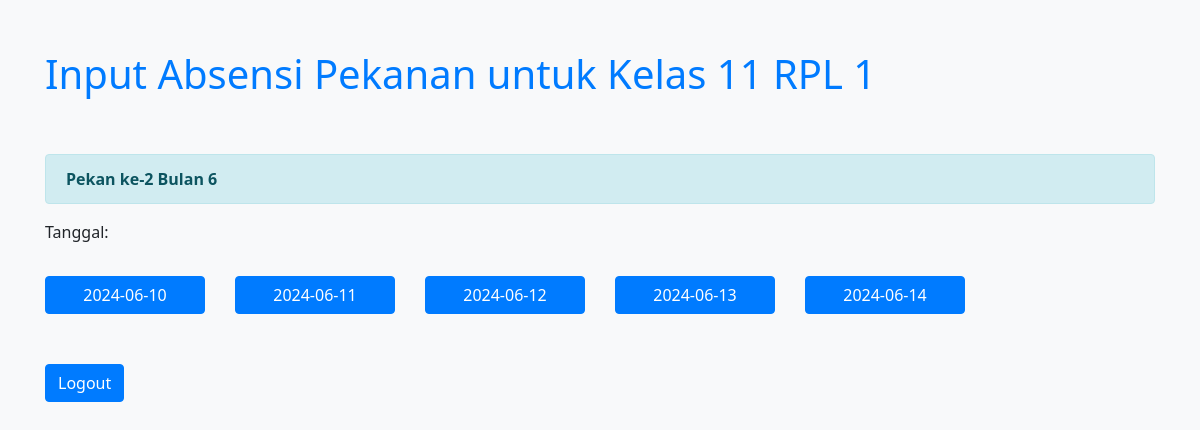
Screenshot of /Proyek/ketua_kelas.php (signed in) with the database file from the repository.
### tables this page shows
CREATE TABLE `tb_kelas` (
  `id` int(20) NOT NULL,
  `nama` varchar(25) NOT NULL,
  `id_ketua_kelas` int(25) NOT NULL
);

CREATE TABLE `rentang_pekanan` (
  `id` int(20) NOT NULL,
  `tgl_awal` date NOT NULL,
  `tgl_akhir` date NOT NULL,
  `pekan_ke` varchar(20) NOT NULL,
  `bulan` varchar(20) NOT NULL
);

### Proyek/ketua_kelas.php (the view, shortened to what this page needs)
<?php
    include('db.php');
    $ketua_kelas_id = $_SESSION['user_id'];
    $sql_rentang = "SELECT * FROM rentang_pekanan";
    $result = $conn->query($sql_rentang);
    $pekan = [];
    if ($result->num_rows > 0) {
        while ($row = $result->fetch_assoc()) {
            $pekan[] = $row;
        }
    }
    $sql_kelas = "
        SELECT nama
        FROM tb_kelas
        WHERE id_ketua_kelas = '$ketua_kelas_id'
    ";
    $kelas_result = $conn->query($sql_kelas);
    if ($kelas_result->num_rows > 0) {
        $row = $kelas_result->fetch_assoc();
        $class = $row['nama'];
    } else {
        $class = "Kelas tidak ditemukan";
    }
    ?>
    <!DOCTYPE html>
    <html>
    <head>
        <link rel="stylesheet" href="https://maxcdn.bootstrapcdn.com/bootstrap/4.0.0/css/bootstrap.min.css">
    </head>
    <body>
        <div class="container">
            <h1 class="mt-5">Input Absensi Pekanan untuk Kelas <?php echo $class; ?></h1><br><br>
            <?php foreach ($pekan as $re): ?>
            <div class="alert alert-info">
                <strong>Pekan ke-<?= $re['pekan_ke'] ?> Bulan <?= $re['bulan'] ?></strong>
                <br>
            </div>
            <form method="post" action="">
                <?php
                $dates = [];
                $start = new DateTime($re['tgl_awal']);
                $end = new DateTime($re['tgl_akhir']);
                $interval = new DateInterval('P1D');
                $daterange = new DatePeriod($start, $interval, $end->modify('+1 day'));
                foreach ($daterange as $date) {
                    $dates[] = $date->format("Y-m-d");
                }
                ?>
                <div class="form-group">
                    <label for="tanggal">Tanggal:</label><br><br>
                    <div class="row">
                        <?php foreach ($dates as $date): ?>
                            <div class="col-md-2">
                                <button type="button" class="btn btn-primary tanggal-btn" data-date="<?php echo $date; ?>"><?php echo $date; ?></button>
                            </div>
                        <?php endforeach; ?>
                    </div>
                </div>
            </form>
        <?php endforeach; ?><br>
            <a href="logout.php" class="btn btn-primary">Logout</a>
        </div>
    </body>
    </html>

### Proyek/ketua_kelas.php (style rules this page uses)
body { background-color: #f8f9fa; font-family: 'Segoe UI', Tahoma, Geneva, Verdana, sans-serif; }
.container { margin-top: 50px; }
h1 { color: #007bff; }
.alert-info { background-color: #d1ecf1; border-color: #bee5eb; color: #0c5460; }
.tanggal-btn { width: 100%; margin-bottom: 10px; }
.btn-primary { background-color: #007bff; border-color: #007bff; }

### rows the page displays
tb_kelas: nama "11 RPL 1"
rentang_pekanan: pekan_ke "2", bulan "6", tgl_awal "2024-06-10", date "2024-06-11", date "2024-06-12", date "2024-06-13", tgl_akhir "2024-06-14"
